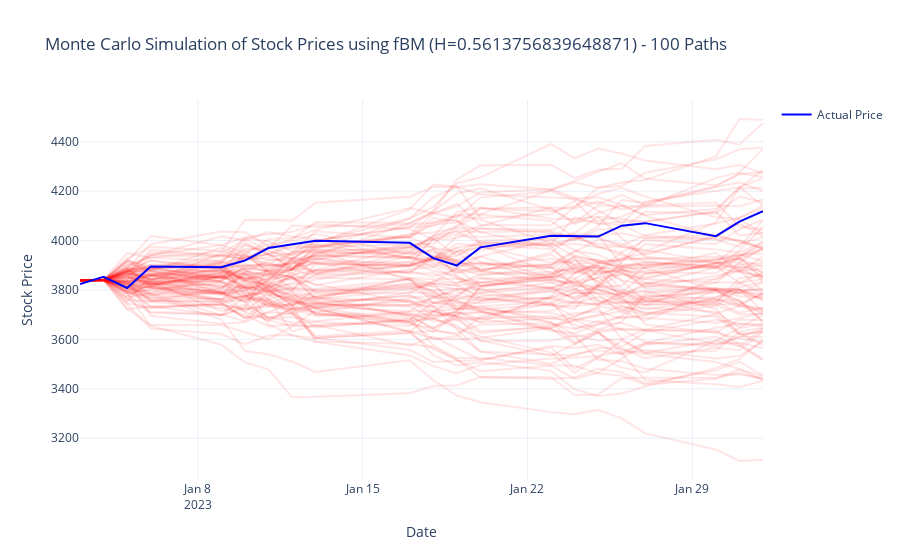

The notebook cell saved with this chart:
### Code cell
def montecarlo_simulation_and_plot(train_data, test_data, H, num_simulations=100):
    """Perform a Monte Carlo simulation by generating multiple fBM price paths and plot them 
    alongside the actual stock prices."""
    
    # Calculate drift (μ) and volatility (σ) from training log returns
    mu = train_data["realised_log_returns"].mean()
    sigma = train_data["realised_log_returns"].std()
    
    n_days = len(test_data)
    time_points = np.arange(n_days)
    S0 = train_data['price'].iloc[-1]
    
    simulation_paths = []
    
    for i in range(num_simulations):
        # For each simulation, sample a new fBM path
        fbm = FractionalBrownianMotion(hurst=H, t=n_days - 1)
        fbm_values = fbm.sample(n=n_days - 2)
        fbm_values = np.insert(fbm_values, 0, 0)  # align with the time vector
        sim_prices = S0 * np.exp(mu * time_points + sigma * fbm_values)
        simulation_paths.append(sim_prices)
    
    # Create a Plotly figure for the Monte Carlo simulation
    fig = go.Figure()
    
    # Add each simulated path (using low opacity to avoid clutter)
    for i, sim_prices in enumerate(simulation_paths):
        fig.add_trace(go.Scatter(
            x=test_data.index,
            y=sim_prices,
            mode='lines',
            name=f'Simulation {i+1}',
            line=dict(color='rgba(255, 0, 0, 0.1)'),  # Red with transparency
            showlegend=False  # Hide individual simulation legends
        ))
    
    # Overlay the actual prices
    fig.add_trace(go.Scatter(
        x=test_data.index,
        y=test_data["price"],
        mode='lines',
        name='Actual Price',
        line=dict(color='blue', width=2)
    ))
    
    # Update plot layout
    fig.update_layout(
        title=f"Monte Carlo Simulation of Stock Prices using fBM (H={H}) - {num_simulations} Paths",
        xaxis_title="Date",
        yaxis_title="Stock Price",
        template="plotly_white"
    )
    
    fig.show()

montecarlo_simulation_and_plot(SNP_training_df, SNP_testing_df, SNP_hurst_est, num_simulations=100)
